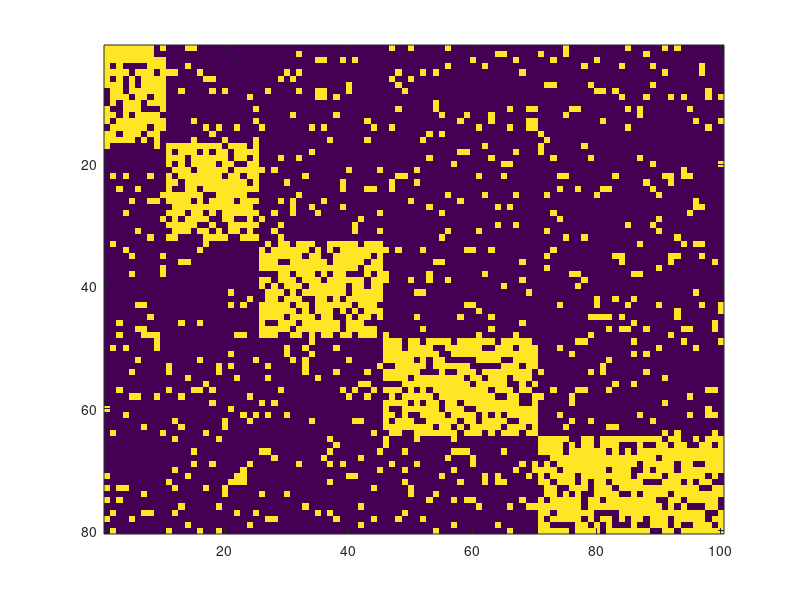

Reproduce this figure in MATLAB.
% Prototype Creation
numPrototypes = 5;
numInputLines = 80;
LinesPerPrototype = numInputLines/numPrototypes;
Prototypes = zeros(numInputLines,numPrototypes);

for i = 0 : numPrototypes - 1
    for j = (i * LinesPerPrototype + 1): ((i+1) * LinesPerPrototype)
        Prototypes(j,i+1) = 1;
    end
end

% Exemplar Creation
numExemplars = 100;
categoryProbabilites = [0.1,0.15,0.2,0.25,0.3];
numCategories = numExemplars .* categoryProbabilites;
Exemplars = zeros(numInputLines,numExemplars);

for i = 0 : length(categoryProbabilites) - 1
    for j = sum(numCategories(1:i)) + 1 : sum(numCategories(1:i + 1))
        Exemplars(:,j) = Prototypes(:,i+1);
    end
end


% Noise Creation
occlusion = 0.25;
onNoise = 6/64;
for i = 0 : length(categoryProbabilites) - 1
    for j = sum(numCategories(1:i)) + 1 : sum(numCategories(1:i + 1))
        occlusionIndices = randperm(numInputLines / numPrototypes,numInputLines * occlusion / numPrototypes) + i * numInputLines / numPrototypes;
        onNoiseIndices = mod(randperm(numInputLines - numInputLines / numPrototypes,onNoise * (numInputLines - numInputLines / numPrototypes)) + (i+1) * numInputLines / numPrototypes,numInputLines);
        for k = 1 : length(occlusionIndices)
            Exemplars(occlusionIndices(k),j) = 0;
        end
        for k = 1 : length(onNoiseIndices)
            if (onNoiseIndices(k) == 0)
                onNoiseIndices(k) = 80;
            end
            Exemplars(onNoiseIndices(k),j) = 1;
        end
    end
end

expectationRandomVar = mean(Exemplars');  % Creation of E[X] using empirical mean



% Simulate Image of Exemplars
image(200*Exemplars);
